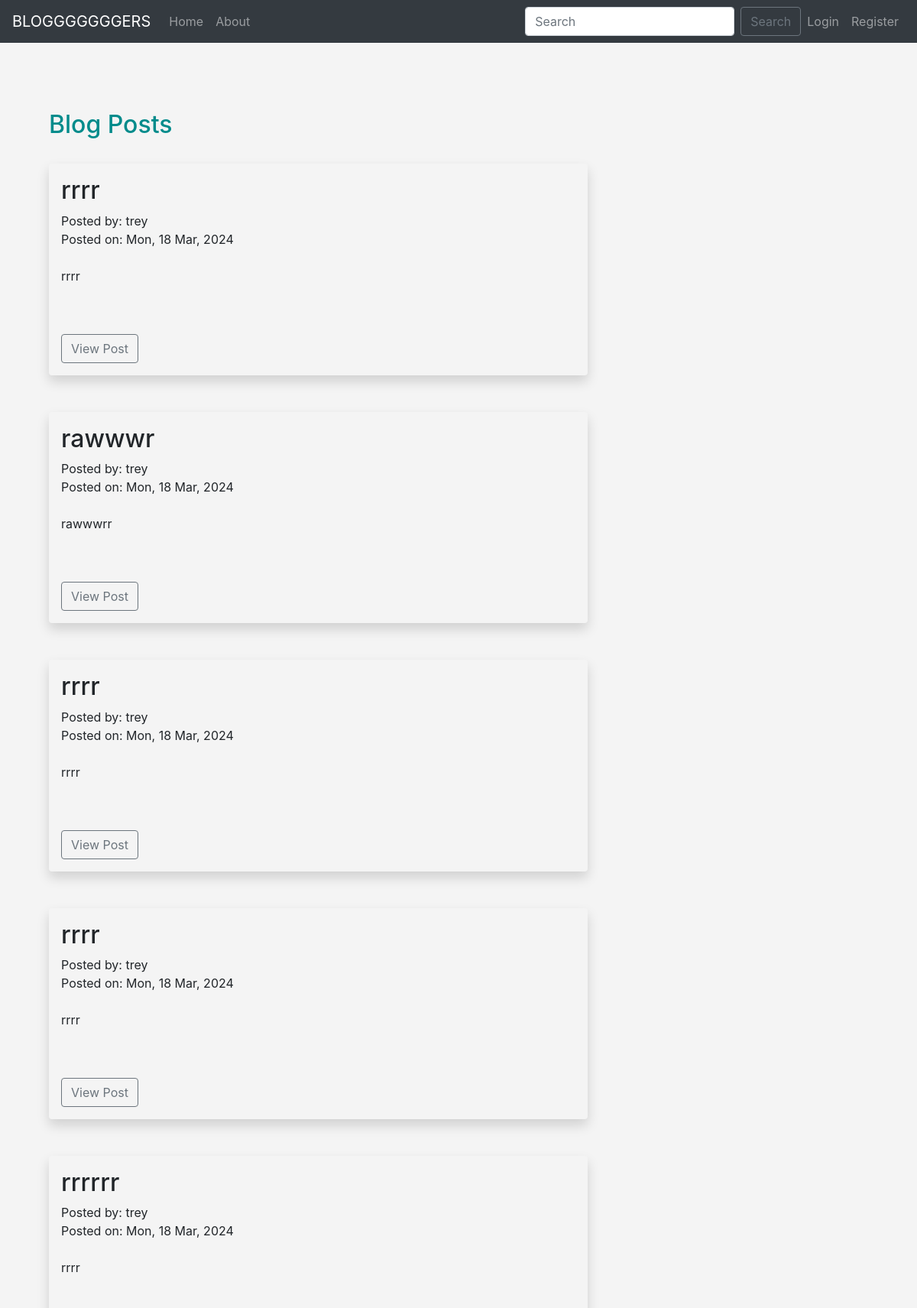
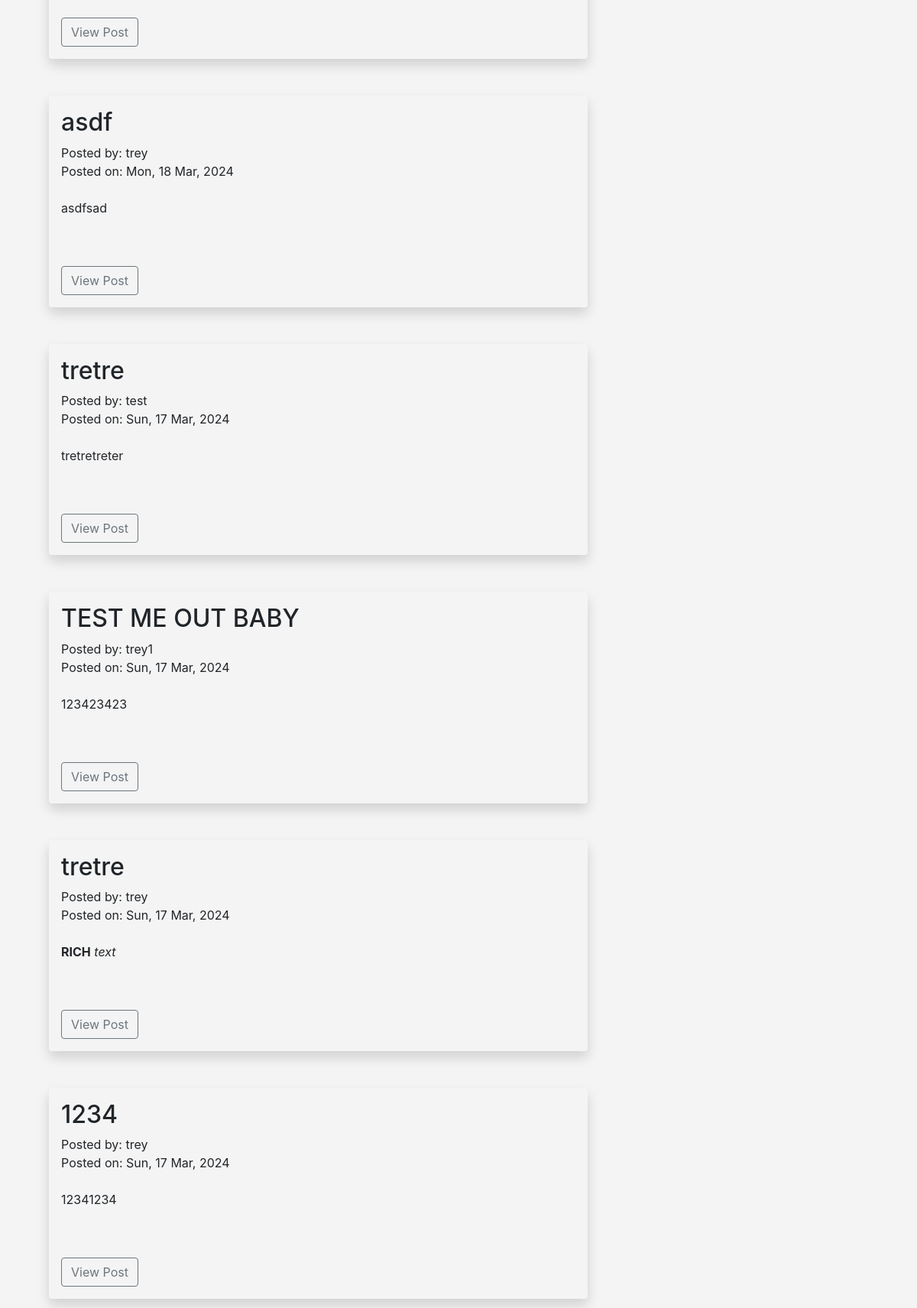
/posts/, run on the app's committed database (2 pictures, top to bottom).
### app/models.py (models this page shows, shortened)
class Posts(db.Model):
    id = db.Column(db.Integer, primary_key=True)
    title = db.Column(db.String(255))
    content = db.Column(db.Text)
    date_posted = db.Column(db.DateTime, default=datetime.now(timezone.utc))
    slug = db.Column(db.String(255))
    poster_id = db.Column(db.Integer, db.ForeignKey('users.id'))

class Users(db.Model, UserMixin):
    id = db.Column(db.Integer, primary_key=True)
    username = db.Column(db.String(20), nullable=False, unique=True)
    name = db.Column(db.String(200), nullable=False)
    email = db.Column(db.String(200), nullable=False, unique=True)
    favorite_pizza_place = db.Column(db.String(200), default="You")
    date_added = db.Column(db.DateTime, default=datetime.now(timezone.utc))
    profile_pic = db.Column(db.String(), nullable=True)
    is_admin = db.Column(db.Boolean, nullable=False, default=False)
    password_hash = db.Column(db.String(128))
    posts = db.relationship('Posts', backref='poster')
    @property
    def password(self):
        raise AttributeError("password is not a readable attribute")

### app/blueprints/posts.py (the view)
@posts_bp.route('/')
def posts():
    posts = Posts.query.order_by(Posts.date_posted.desc())
    return render_template("posts/posts.html", posts=posts)

### app/forms.py
class SearchForm(FlaskForm):
    searched = StringField("Searched", validators=[DataRequired()])
    submit = SubmitField("Submit")

### app/blueprints/general.py (called while the page is built)
@general_bp.app_context_processor
def base():
    form = SearchForm()
    return dict(form=form)

### app/templates/posts/posts.html (shortened to what this page needs)
{% extends 'base.html' %}
{% block content %}
<h1>Blog Posts</h1>
{% for post in posts %}
    <div class="shadow p-3 mb-5 bg-body-tertiary rounded">
        <h2>{{post.title}}</h2>
        Posted by: {{post.poster.name}} </br>
        Posted on: {{post.date_posted.strftime("%a, %d %b, %Y")}} </br> </br>
        {{post.content|safe}} </br> </br>
        <a class='btn btn-outline-secondary btn-small' href="{{url_for('posts.post', id=post.id)}}">View Post</a>
    </div>
{%endfor%}
{% endblock %}

### app/static/css/styles.css (style rules this page uses)
h1 { color: darkcyan; font-size: 2em; }
body { background: #f4f4f4; }

### data on the page
Posts: title "rrrr", poster.name "trey", date_posted "Mon, 18 Mar, 2024", content "rrrr"
Posts: title "rawwwr", poster.name "trey", date_posted "Mon, 18 Mar, 2024", content "rawwwrr"
Posts: title "rrrr", poster.name "trey", date_posted "Mon, 18 Mar, 2024", content "rrrr"
Posts: title "rrrr", poster.name "trey", date_posted "Mon, 18 Mar, 2024", content "rrrr"
Posts: title "rrrrrr", poster.name "trey", date_posted "Mon, 18 Mar, 2024", content "rrrr"
Posts: title "asdf", poster.name "trey", date_posted "Mon, 18 Mar, 2024", content "asdfsad"
Posts: title "tretre", poster.name "test", date_posted "Sun, 17 Mar, 2024", content "tretretreter"
Posts: title "TEST ME OUT BABY", poster.name "trey1", date_posted "Sun, 17 Mar, 2024", content "123423423"
Posts: title "tretre", poster.name "trey", date_posted "Sun, 17 Mar, 2024", content "RICH text"
Posts: title "1234", poster.name "trey", date_posted "Sun, 17 Mar, 2024", content "12341234"
